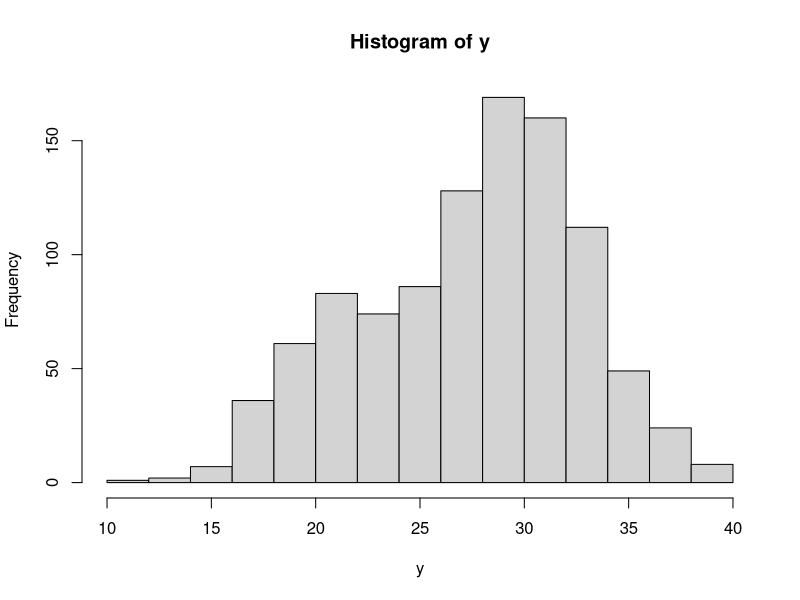
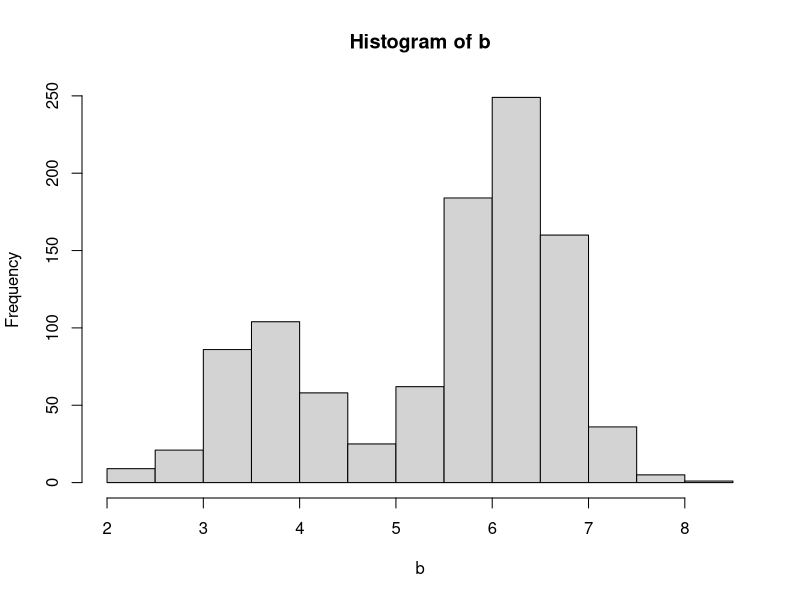
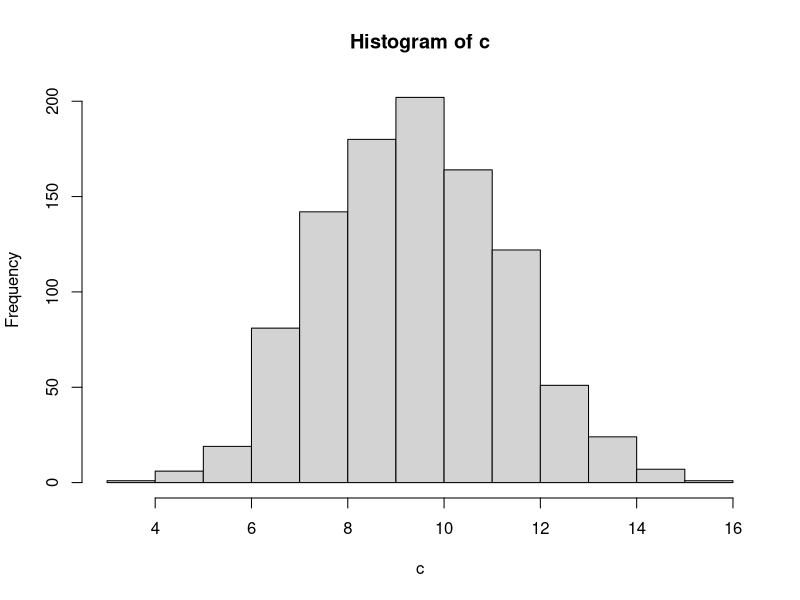
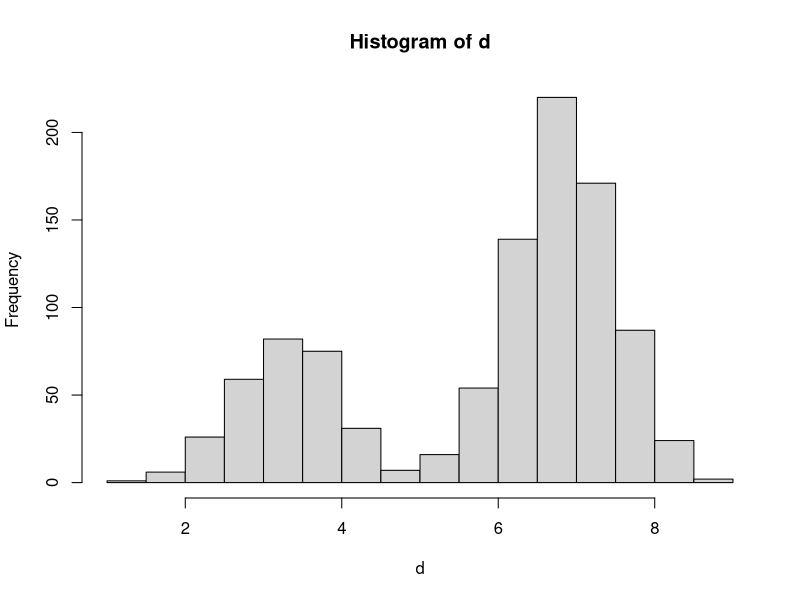

These figures' R source, in order:
## ---- chunk 1
knitr::opts_chunk$set(echo = TRUE)
## ---- chunk 2
n = 1000

#covariates
d = rbinom(n,1,0.7)
e = rnorm(n,30,5)
f = rnorm(n,120,5)
h = rpois(n,20)

#exposures

b = 2.5*d+0.027*e+0.018*f+0.035*h +rnorm(n,0,0.5)
c = 1.5*d+0.013*e+0.008*f+0.35*h+rnorm(n,0,0.5)
d = 3.5*d+0.07*e+0.002*f+0.05*h+rnorm(n,0,0.5)

#response

y = 0.26*b+0.35*c+0.87*d+1.3*d+0.072*e+0.008*f+0.35*h+rnorm(n,0,0.5)


hist(y)

hist(b)
hist(c)
hist(d)
## ---- chunk 3


## ---- chunk 4

